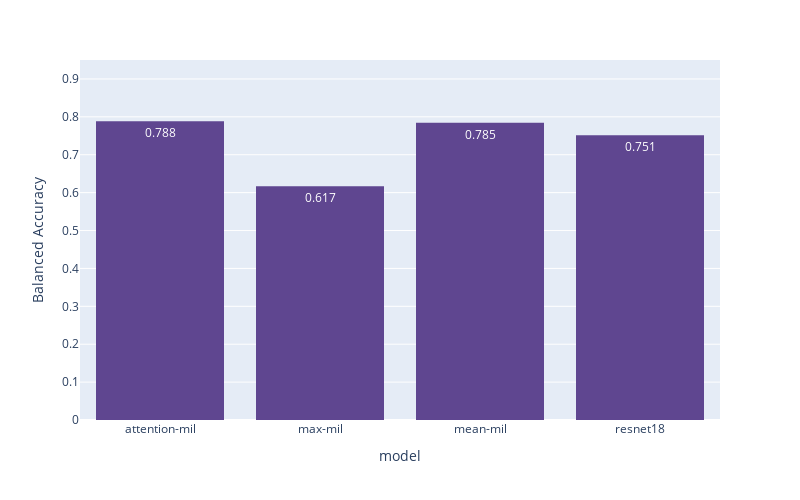

The cell this chart's notebook holds for it:
### Code cell
fig = px.histogram(
    avg_balanced_accuracy, x="model", 
    y="balanced_accuracy", 
    height=500,
    width=800,
    color_discrete_sequence=px.colors.qualitative.Prism,
    text_auto=".3f"
    )

fig.update_yaxes(range=[0, 0.95], title_text="Balanced Accuracy")

fig.show()

### Figure 1 — Plotly figure (JSON) as saved in the notebook; plotly's stock layout.template omitted (floating-point values rounded to 4 significant figures)
{"data": [{"alignmentgroup": "True", "bingroup": "x", "histfunc": "sum", "hovertemplate": "model=%{x}<br>sum of balanced_accuracy=%{y}<extra></extra>", "legendgroup": "", "marker": {"color": "rgb(95, 70, 144)", "pattern": {"shape": ""}}, "name": "", "offsetgroup": "", "orientation": "v", "showlegend": false, "texttemplate": "%{value:.3f}", "type": "histogram", "x": ["attention-mil", "max-mil", "mean-mil", "resnet18"], "xaxis": "x", "y": [0.7881, 0.6167, 0.7845, 0.7512], "yaxis": "y"}], "layout": {"barmode": "relative", "height": 500, "legend": {"tracegroupgap": 0}, "margin": {"t": 60}, "width": 800, "xaxis": {"anchor": "y", "domain": [0, 1], "title": {"text": "model"}}, "yaxis": {"anchor": "x", "domain": [0, 1], "range": [0, 0.95], "title": {"text": "Balanced Accuracy"}}}}
